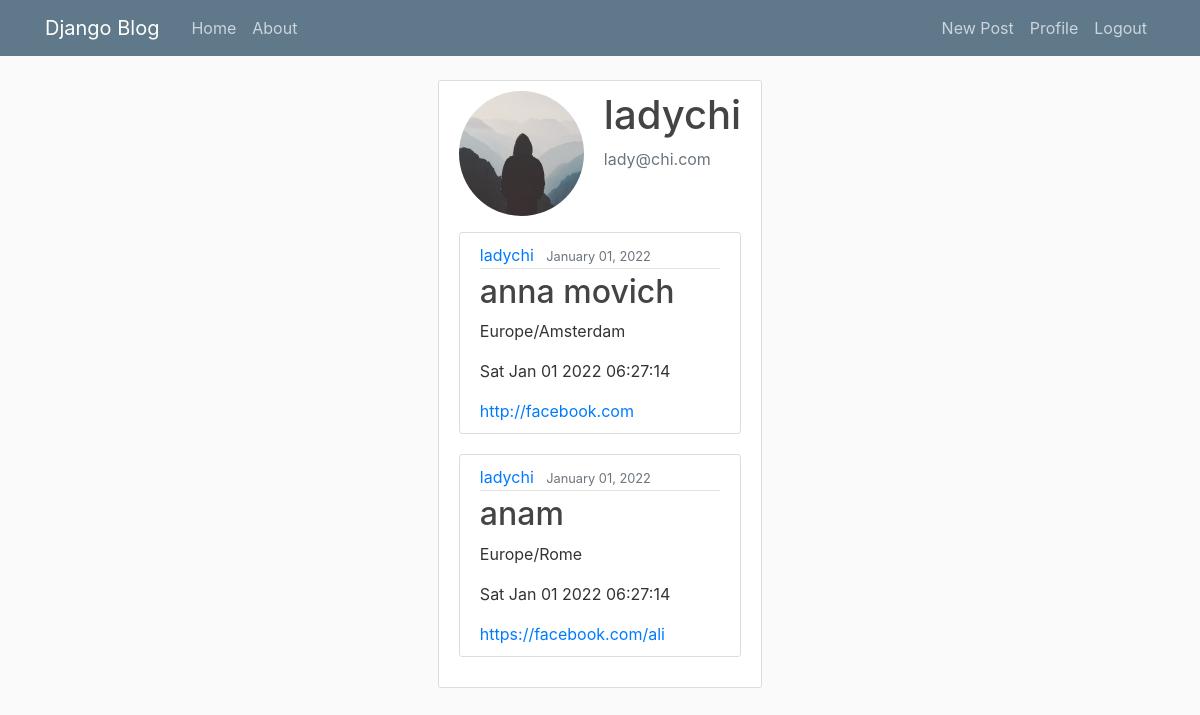
The page /profile/ (signed in) on the database its author committed.
### users/models.py (models this page shows, shortened)
class Profile(models.Model):
    user = models.OneToOneField(User, on_delete=models.CASCADE)
    image = models.ImageField(default='default.jpg', upload_to='profile_pics')

### blog/models.py (models this page shows, shortened)
class Post(models.Model):
    title = models.CharField(max_length=100)
    content = models.CharField(max_length=255)
    date_posted = models.DateTimeField(default=timezone.now)
    author = models.ForeignKey(User, on_delete=models.CASCADE)
    socialmedia = models.URLField(default='',max_length=255)

### users/views.py (the view)
# urls.py: path('profile/', user_views.profile, name='profile'),
@login_required
def profile(request):
    context = {
        'posts': request.user.post_set.all()
    }
    return render(request, 'users/profile.html', context)

### users/templates/users/profile.html (shortened to what this page needs)
{% extends "blog/base.html" %}
{% load crispy_forms_tags %}
{% block content %}
    <div class="content-section">
      <div class="media">
        <img class="rounded-circle account-img" src="{{ user.profile.image.url }}">
        <div class="media-body">
          <h2 class="account-heading">{{ user.username }}</h2>
          <p class="text-secondary">{{ user.email }}</p>
        </div>
      </div>
      {% for post in posts %}
        <article class="media content-section">
          <div class="media-body">
            <div class="article-metadata">
              <a class="mr-2" href="#">{{ post.author }}</a>
              <small class="text-muted">{{ post.date_posted|date:"F d, Y" }}</small>
            </div>
            <h2><a class="article-title" href="{% url 'post-detail' post.id %}">{{ post.title }}</a></h2>
            <p class="article-content" id="tz-{{forloop.counter}}">{{ post.content }}</p>
            <p id="card-{{forloop.counter}}"></p>
            <a href="{{post.socialmedia}}">{{post.socialmedia}}</a>
          </div>
        </article>
    {% endfor %}
    </div>
{% endblock content %}

### blog/templates/blog/base.html (shortened to what this page needs)
{% load static %}
<!DOCTYPE html>
<html>
<head>
    <link rel="stylesheet" href="https://maxcdn.bootstrapcdn.com/bootstrap/4.0.0/css/bootstrap.min.css">
    <link rel="stylesheet" type="text/css" href="{% static 'blog/main.css' %}">
</head>
<body>
    <header class="site-header">
      <nav class="navbar navbar-expand-md navbar-dark bg-steel fixed-top">
        <div class="container">
          <a class="navbar-brand mr-4" href="{% url 'blog-home' %}">Django Blog</a>
          <div class="collapse navbar-collapse" id="navbarToggle">
            <div class="navbar-nav mr-auto">
              <a class="nav-item nav-link" href="{% url 'blog-home' %}">Home</a>
              <a class="nav-item nav-link" href="{% url 'blog-about' %}">About</a>
            </div>
            <div class="navbar-nav">
              {% if user.is_authenticated %}
                <a class="nav-item nav-link" href="{% url 'post-create' %}">New Post</a>
                <a class="nav-item nav-link" href="{% url 'profile' %}">Profile</a>
                <a class="nav-item nav-link" href="{% url 'logout' %}">Logout</a>
              {% else %}
                <a class="nav-item nav-link" href="{% url 'login' %}">Login</a>
                <a class="nav-item nav-link" href="{% url 'register' %}">Register</a>
              {% endif %}
            </div>
          </div>
        </div>
      </nav>
    </header>
    <main role="main" class="container">
      <div class="row">
          {% block content %}{% endblock %}
      </div>
    </main>
</body>
</html>

### blog/static/blog/main.css (style rules this page uses)
body { background: #fafafa; color: #333333; margin-top: 5rem; }
h1, h2, h3, h4, h5, h6 { color: #444444; }
.bg-steel { background-color: #5f788a; }
.site-header .navbar-nav .nav-link { color: #cbd5db; }
.container { display: flex; flex-flow: row wrap; justify-content: space-around; }
.content-section { background: #ffffff; padding: 10px 20px; border: 1px solid #dddddd; border-radius: 3px; margin-bottom: 20px; }
.article-title { color: #444444; }
.article-content { white-space: pre-line; }
.article-metadata { padding-bottom: 1px; margin-bottom: 4px; border-bottom: 1px solid #e3e3e3 }
.account-img { height: 125px; width: 125px; margin-right: 20px; margin-bottom: 16px; }
.account-heading { font-size: 2.5rem; }

### rows shown on the page
Post: author "ladychi", date_posted "January 01, 2022", title "anna movich", content "Europe/Amsterdam", socialmedia "http://facebook.com"
Post: author "ladychi", date_posted "January 01, 2022", title "anam", content "Europe/Rome", socialmedia "https://facebook.com/ali"

### other values the page prints
{{ user.username }} "ladychi"
{{ user.email }} "lady@chi.com"
